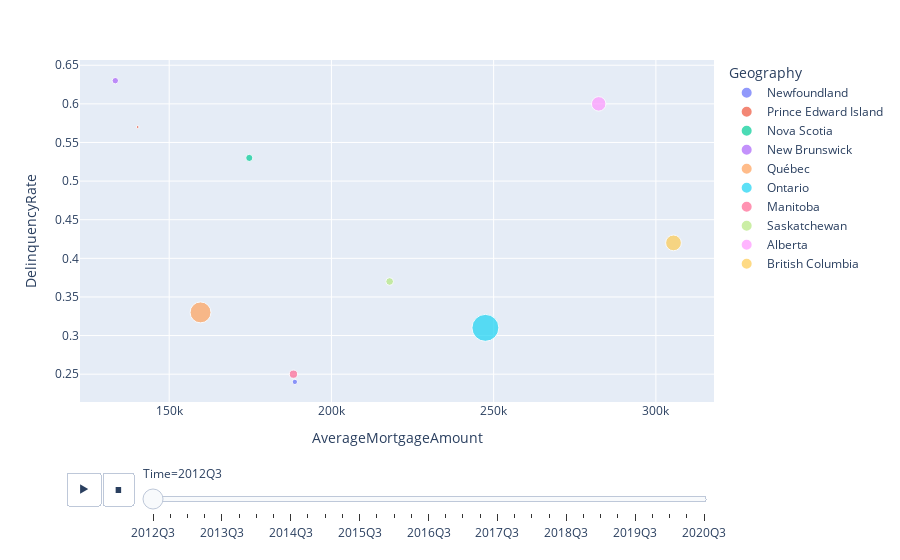

The code cell stored with this chart in its notebook:
### Code cell
px.scatter(data_frame=data_pop_del_mort_df,
          x = "AverageMortgageAmount",
          y = "DelinquencyRate",
          size= "PopulationSize",
          color= "Geography",
          animation_frame="Time",
           animation_group="Geography")

### Figure 1 — Plotly figure (JSON) as saved in the notebook; plotly's stock layout.template omitted (floating-point values rounded to 4 significant figures)
{"data": [{"hovertemplate": "Geography=Newfoundland<br>Time=2012Q3<br>AverageMortgageAmount=%{x}<br>DelinquencyRate=%{y}<br>PopulationSize=%{marker.size}<extra></extra>", "ids": ["Newfoundland"], "legendgroup": "Newfoundland", "marker": {"color": "#636efa", "size": [526345], "sizemode": "area", "sizeref": 36840.0, "symbol": "circle"}, "mode": "markers", "name": "Newfoundland", "orientation": "v", "showlegend": true, "type": "scatter", "x": [188732], "xaxis": "x", "y": [0.24], "yaxis": "y"}, {"hovertemplate": "Geography=Prince Edward Island<br>Time=2012Q3<br>AverageMortgageAmount=%{x}<br>DelinquencyRate=%{y}<br>PopulationSize=%{marker.size}<extra></extra>", "ids": ["Prince Edward Island"], "legendgroup": "Prince Edward Island", "marker": {"color": "#EF553B", "size": [144530], "sizemode": "area", "sizeref": 36840.0, "symbol": "circle"}, "mode": "markers", "name": "Prince Edward Island", "orientation": "v", "showlegend": true, "type": "scatter", "x": [140279], "xaxis": "x", "y": [0.57], "yaxis": "y"}, {"hovertemplate": "Geography=Nova Scotia<br>Time=2012Q3<br>AverageMortgageAmount=%{x}<br>DelinquencyRate=%{y}<br>PopulationSize=%{marker.size}<extra></extra>", "ids": ["Nova Scotia"], "legendgroup": "Nova Scotia", "marker": {"color": "#00cc96", "size": [943635], "sizemode": "area", "sizeref": 36840.0, "symbol": "circle"}, "mode": "markers", "name": "Nova Scotia", "orientation": "v", "showlegend": true, "type": "scatter", "x": [174688], "xaxis": "x", "y": [0.53], "yaxis": "y"}, {"hovertemplate": "Geography=New Brunswick<br>Time=2012Q3<br>AverageMortgageAmount=%{x}<br>DelinquencyRate=%{y}<br>PopulationSize=%{marker.size}<extra></extra>", "ids": ["New Brunswick"], "legendgroup": "New Brunswick", "marker": {"color": "#ab63fa", "size": [758378], "sizemode": "area", "sizeref": 36840.0, "symbol": "circle"}, "mode": "markers", "name": "New Brunswick", "orientation": "v", "showlegend": true, "type": "scatter", "x": [133390], "xaxis": "x", "y": [0.63], "yaxis": "y"}, {"hovertemplate": "Geography=Québec<br>Time=2012Q3<br>AverageMortgageAmount=%{x}<br>DelinquencyRate=%{y}<br>PopulationSize=%{marker.size}<extra></extra>", "ids": ["Québec"], "legendgroup": "Québec", "marker": {"color": "#FFA15A", "size": [8061101], "sizemode": "area", "sizeref": 36840.0, "symbol": "circle"}, "mode": "markers", "name": "Québec", "orientation": "v", "showlegend": true, "type": "scatter", "x": [159661], "xaxis": "x", "y": [0.33], "yaxis": "y"}, {"hovertemplate": "Geography=Ontario<br>Time=2012Q3<br>AverageMortgageAmount=%{x}<br>DelinquencyRate=%{y}<br>PopulationSize=%{marker.size}<extra></extra>", "ids": ["Ontario"], "legendgroup": "Ontario", "marker": {"color": "#19d3f3", "size": [13390632], "sizemode": "area", "sizeref": 36840.0, "symbol": "circle"}, "mode": "markers", "name": "Ontario", "orientation": "v", "showlegend": true, "type": "scatter", "x": [247455], "xaxis": "x", "y": [0.31], "yaxis": "y"}, {"hovertemplate": "Geography=Manitoba<br>Time=2012Q3<br>AverageMortgageAmount=%{x}<br>DelinquencyRate=%{y}<br>PopulationSize=%{marker.size}<extra></extra>", "ids": ["Manitoba"], "legendgroup": "Manitoba", "marker": {"color": "#FF6692", "size": [1249975], "sizemode": "area", "sizeref": 36840.0, "symbol": "circle"}, "mode": "markers", "name": "Manitoba", "orientation": "v", "showlegend": true, "type": "scatter", "x": [188298], "xaxis": "x", "y": [0.25], "yaxis": "y"}, {"hovertemplate": "Geography=Saskatchewan<br>Time=2012Q3<br>AverageMortgageAmount=%{x}<br>DelinquencyRate=%{y}<br>PopulationSize=%{marker.size}<extra></extra>", "ids": ["Saskatchewan"], "legendgroup": "Saskatchewan", "marker": {"color": "#B6E880", "size": [1083755], "sizemode": "area", "sizeref": 36840.0, "symbol": "circle"}, "mode": "markers", "name": "Saskatchewan", "orientation": "v", "showlegend": true, "type": "scatter", "x": [217945], "xaxis": "x", "y": [0.37], "yaxis": "y"}, {"hovertemplate": "Geography=Alberta<br>Time=2012Q3<br>AverageMortgageAmount=%{x}<br>DelinquencyRate=%{y}<br>PopulationSize=%{marker.size}<extra></extra>", "ids": ["Alberta"], "legendgroup": "Alberta", "marker": {"color": "#FF97FF", "size": [3874548], "sizemode": "area", "sizeref": 36840.0, "symbol": "circle"}, "mode": "markers", "name": "Alberta", "orientation": "v", "showlegend": true, "type": "scatter", "x": [282371], "xaxis": "x", "y": [0.6], "yaxis": "y"}, {"hovertemplate": "Geography=British Columbia<br>Time=2012Q3<br>AverageMortgageAmount=%{x}<br>DelinquencyRate=%{y}<br>PopulationSize=%{marker.size}<extra></extra>", "ids": ["British Columbia"], "legendgroup": "British Columbia", "marker": {"color": "#FECB52", "size": [4566769], "sizemode": "area", "sizeref": 36840.0, "symbol": "circle"}, "mode": "markers", "name": "British Columbia", "orientation": "v", "showlegend": true, "type": "scatter", "x": [305427], "xaxis": "x", "y": [0.42], "yaxis": "y"}], "layout": {"legend": {"itemsizing": "constant", "title": {"text": "Geography"}, "tracegroupgap": 0}, "margin": {"t": 60}, "sliders": [{"active": 0, "currentvalue": {"prefix": "Time="}, "len": 0.9, "pad": {"b": 10, "t": 60}, "steps": [{"args": [["2012Q3"], {"frame": {"duration": 0, "redraw": false}, "fromcurrent": true, "mode": "immediate", "transition": {"duration": 0, "easing": "linear"}}], "label": "2012Q3", "method": "animate"}, {"args": [["2012Q4"], {"frame": {"duration": 0, "redraw": false}, "fromcurrent": true, "mode": "immediate", "transition": {"duration": 0, "easing": "linear"}}], "label": "2012Q4", "method": "animate"}, {"args": [["2013Q1"], {"frame": {"duration": 0, "redraw": false}, "fromcurrent": true, "mode": "immediate", "transition": {"duration": 0, "easing": "linear"}}], "label": "2013Q1", "method": "animate"}, {"args": [["2013Q2"], {"frame": {"duration": 0, "redraw": false}, "fromcurrent": true, "mode": "immediate", "transition": {"duration": 0, "easing": "linear"}}], "label": "2013Q2", "method": "animate"}, {"args": [["2013Q3"], {"frame": {"duration": 0, "redraw": false}, "fromcurrent": true, "mode": "immediate", "transition": {"duration": 0, "easing": "linear"}}], "label": "2013Q3", "method": "animate"}, {"args": [["2013Q4"], {"frame": {"duration": 0, "redraw": false}, "fromcurrent": true, "mode": "immediate", "transition": {"duration": 0, "easing": "linear"}}], "label": "2013Q4", "method": "animate"}, {"args": [["2014Q1"], {"frame": {"duration": 0, "redraw": false}, "fromcurrent": true, "mode": "immediate", "transition": {"duration": 0, "easing": "linear"}}], "label": "2014Q1", "method": "animate"}, {"args": [["2014Q2"], {"frame": {"duration": 0, "redraw": false}, "fromcurrent": true, "mode": "immediate", "transition": {"duration": 0, "easing": "linear"}}], "label": "2014Q2", "method": "animate"}, {"args": [["2014Q3"], {"frame": {"duration": 0, "redraw": false}, "fromcurrent": true, "mode": "immediate", "transition": {"duration": 0, "easing": "linear"}}], "label": "2014Q3", "method": "animate"}, {"args": [["2014Q4"], {"frame": {"duration": 0, "redraw": false}, "fromcurrent": true, "mode": "immediate", "transition": {"duration": 0, "easing": "linear"}}], "label": "2014Q4", "method": "animate"}, {"args": [["2015Q1"], {"frame": {"duration": 0, "redraw": false}, "fromcurrent": true, "mode": "immediate", "transition": {"duration": 0, "easing": "linear"}}], "label": "2015Q1", "method": "animate"}, {"args": [["2015Q2"], {"frame": {"duration": 0, "redraw": false}, "fromcurrent": true, "mode": "immediate", "transition": {"duration": 0, "easing": "linear"}}], "label": "2015Q2", "method": "animate"}, {"args": [["2015Q3"], {"frame": {"duration": 0, "redraw": false}, "fromcurrent": true, "mode": "immediate", "transition": {"duration": 0, "easing": "linear"}}], "label": "2015Q3", "method": "animate"}, {"args": [["2015Q4"], {"frame": {"duration": 0, "redraw": false}, "fromcurrent": true, "mode": "immediate", "transition": {"duration": 0, "easing": "linear"}}], "label": "2015Q4", "method": "animate"}, {"args": [["2016Q1"], {"frame": {"duration": 0, "redraw": false}, "fromcurrent": true, "mode": "immediate", "transition": {"duration": 0, "easing": "linear"}}], "label": "2016Q1", "method": "animate"}, {"args": [["2016Q2"], {"frame": {"duration": 0, "redraw": false}, "fromcurrent": true, "mode": "immediate", "transition": {"duration": 0, "easing": "linear"}}], "label": "2016Q2", "method": "animate"}, {"args": [["2016Q3"], {"frame": {"duration": 0, "redraw": false}, "fromcurrent": true, "mode": "immediate", "transition": {"duration": 0, "easing": "linear"}}], "label": "2016Q3", "method": "animate"}, {"args": [["2016Q4"], {"frame": {"duration": 0, "redraw": false}, "fromcurrent": true, "mode": "immediate", "transition": {"duration": 0, "easing": "linear"}}], "label": "2016Q4", "method": "animate"}, {"args": [["2017Q1"], {"frame": {"duration": 0, "redraw": false}, "fromcurrent": true, "mode": "immediate", "transition": {"duration": 0, "easing": "linear"}}], "label": "2017Q1", "method": "animate"}, {"args": [["2017Q2"], {"frame": {"duration": 0, "redraw": false}, "fromcurrent": true, "mode": "immediate", "transition": {"duration": 0, "easing": "linear"}}], "label": "2017Q2", "method": "animate"}, {"args": [["2017Q3"], {"frame": {"duration": 0, "redraw": false}, "fromcurrent": true, "mode": "immediate", "transition": {"duration": 0, "easing": "linear"}}], "label": "2017Q3", "method": "animate"}, {"args": [["2017Q4"], {"frame": {"duration": 0, "redraw": false}, "fromcurrent": true, "mode": "immediate", "transition": {"duration": 0, "easing": "linear"}}], "label": "2017Q4", "method": "animate"}, {"args": [["2018Q1"], {"frame": {"duration": 0, "redraw": false}, "fromcurrent": true, "mode": "immediate", "transition": {"duration": 0, "easing": "linear"}}], "label": "2018Q1", "method": "animate"}, {"args": [["2018Q2"], {"frame": {"duration": 0, "redraw": false}, "fromcurrent": true, "mode": "immediate", "transition": {"duration": 0, "easing": "linear"}}], "label": "2018Q2", "method": "animate"}, {"args": [["2018Q3"], {"frame": {"duration": 0, "redraw": false}, "fromcurrent": true, "mode": "immediate", "transition": {"duration": 0, "easing": "linear"}}], "label": "2018Q3", "method": "animate"}, {"args": [["2018Q4"], {"frame": {"duration": 0, "redraw": false}, "fromcurrent": true, "mode": "immediate", "transition": {"duration": 0, "easing": "linear"}}], "label": "2018Q4", "method": "animate"}, {"args": [["2019Q1"], {"frame": {"duration": 0, "redraw": false}, "fromcurrent": true, "mode": "immediate", "transition": {"duration": 0, "easing": "linear"}}], "label": "2019Q1", "method": "animate"}, {"args": [["2019Q2"], {"frame": {"duration": 0, "redraw": false}, "fromcurrent": true, "mode": "immediate", "transition": {"duration": 0, "easing": "linear"}}], "label": "2019Q2", "method": "animate"}, {"args": [["2019Q3"], {"frame": {"duration": 0, "redraw": false}, "fromcurrent": true, "mode": "immediate", "transition": {"duration": 0, "easing": "linear"}}], "label": "2019Q3", "method": "animate"}, {"args": [["2019Q4"], {"frame": {"duration": 0, "redraw": false}, "fromcurrent": true, "mode": "immediate", "transition": {"duration": 0, "easing": "linear"}}], "label": "2019Q4", "method": "animate"}, {"args": [["2020Q1"], {"frame": {"duration": 0, "redraw": false}, "fromcurrent": true, "mode": "immediate", "transition": {"duration": 0, "easing": "linear"}}], "label": "2020Q1", "method": "animate"}, {"args": [["2020Q2"], {"frame": {"duration": 0, "redraw": false}, "fromcurrent": true, "mode": "immediate", "transition": {"duration": 0, "easing": "linear"}}], "label": "2020Q2", "method": "animate"}, {"args": [["2020Q3"], {"frame": {"duration": 0, "redraw": false}, "fromcurrent": true, "mode": "immediate", "transition": {"duration": 0, "easing": "linear"}}], "label": "2020Q3", "method": "animate"}], "x": 0.1, "xanchor": "left", "y": 0, "yanchor": "top"}], "updatemenus": [{"buttons": [{"args": [null, {"frame": {"duration": 500, "redraw": false}, "fromcurrent": true, "mode": "immediate", "transition": {"duration": 500, "easing": "linear"}}], "label": "&#9654;", "method": "animate"}, {"args": [[null], {"frame": {"duration": 0, "redraw": false}, "fromcurrent": true, "mode": "immediate", "transition": {"duration": 0, "easing": "linear"}}], "label": "&#9724;", "method": "animate"}], "direction": "left", "pad": {"r": 10, "t": 70}, "showactive": false, "type": "buttons", "x": 0.1, "xanchor": "right", "y": 0, "yanchor": "top"}], "xaxis": {"anchor": "y", "domain": [0, 1], "title": {"text": "AverageMortgageAmount"}}, "yaxis": {"anchor": "x", "domain": [0, 1], "title": {"text": "DelinquencyRate"}}}}
